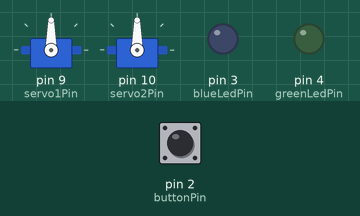
A sketch run on a simulated Arduino Uno, built with avr-gcc and run on an emulated ATmega328P. Parts: 2 × servo, output pins drawn as LEDs (lit = HIGH). The inputs (shaded band) are chosen by the test bench; at power-on: pin 2 (buttonPin) HIGH.

Above: at 1.2 s.
1.3 s: pin 2 (buttonPin) pulled LOW for 0.15 s
At 1.6 s:
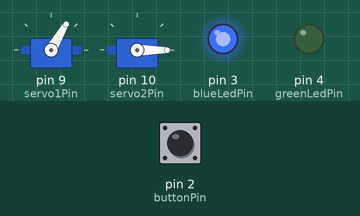
2.9 s: pin 2 (buttonPin) pulled LOW for 1 s
At 4.0 s:
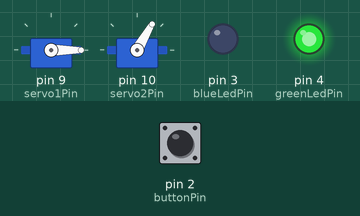
5.4 s: pin 2 (buttonPin) pulled LOW for 3.2 s
At 5.9 s:
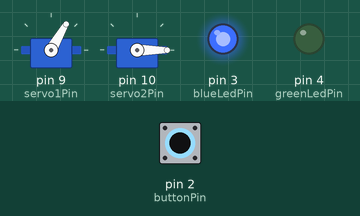
Timing chart, 0 to 8.4 s (numbered marks = the images above; inputs shaded):
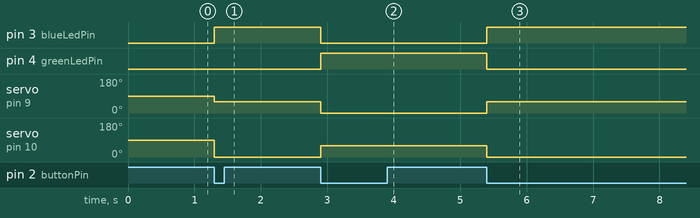

Measured:
- after the input at 1.3 s, pin 3 (blueLedPin): LOW → HIGH at once; servo on pin 9 (servo1Pin): 90° → 60° at once; servo on pin 10 (servo2Pin): 90° → 0° at once
- after the input at 2.9 s, pin 3 (blueLedPin): HIGH → LOW at once; pin 4 (greenLedPin): LOW → HIGH at once; servo on pin 9 (servo1Pin): 60° → 0° at once; servo on pin 10 (servo2Pin): 0° → 60° at once
- after the input at 5.4 s, pin 3 (blueLedPin): LOW → HIGH at once; pin 4 (greenLedPin): HIGH → LOW at once; servo on pin 9 (servo1Pin): 0° → 60° at once; servo on pin 10 (servo2Pin): 60° → 0° at once

The sketch:

FRET.ino
```cpp
#include <Servo.h>

// Define pin numbers
const int buttonPin = 2;
const int blueLedPin = 3;
const int greenLedPin = 4;
const int servo1Pin = 9;
const int servo2Pin = 10;

// Create servo objects
Servo servo1;
Servo servo2;

// Define state variables
int buttonState = 0;
int lastButtonState = 0;
bool state = false;

void setup() {
  // Initialize LED pins as outputs
  pinMode(blueLedPin, OUTPUT);
  pinMode(greenLedPin, OUTPUT);

  // Initialize button pin as input with internal pull-up resistor
  pinMode(buttonPin, INPUT_PULLUP);

  // Attach the servos to their respective pins
  servo1.attach(servo1Pin);
  servo2.attach(servo2Pin);

  // Set initial servo positions
  servo1.write(90); // Neutral position
  servo2.write(90); // Neutral position
}

void loop() {
  // Read the state of the button
  buttonState = digitalRead(buttonPin);

  // Check if the button is pressed (active low due to pull-up resistor)
  if (buttonState == LOW && lastButtonState == HIGH) {
    state = !state; // Toggle state

    if (state) {
      // State 1: Blue light on, green light off
      digitalWrite(blueLedPin, HIGH);
      digitalWrite(greenLedPin, LOW);

      // Move servos
      servo1.write(60); //
      servo2.write(0);  //
    } else {
      // State 2: Blue light off, green light on
      digitalWrite(blueLedPin, LOW);
      digitalWrite(greenLedPin, HIGH);

      // Move servos back
      servo1.write(0);  //
      servo2.write(60); //
    }
  }

  lastButtonState = buttonState;
}
```
